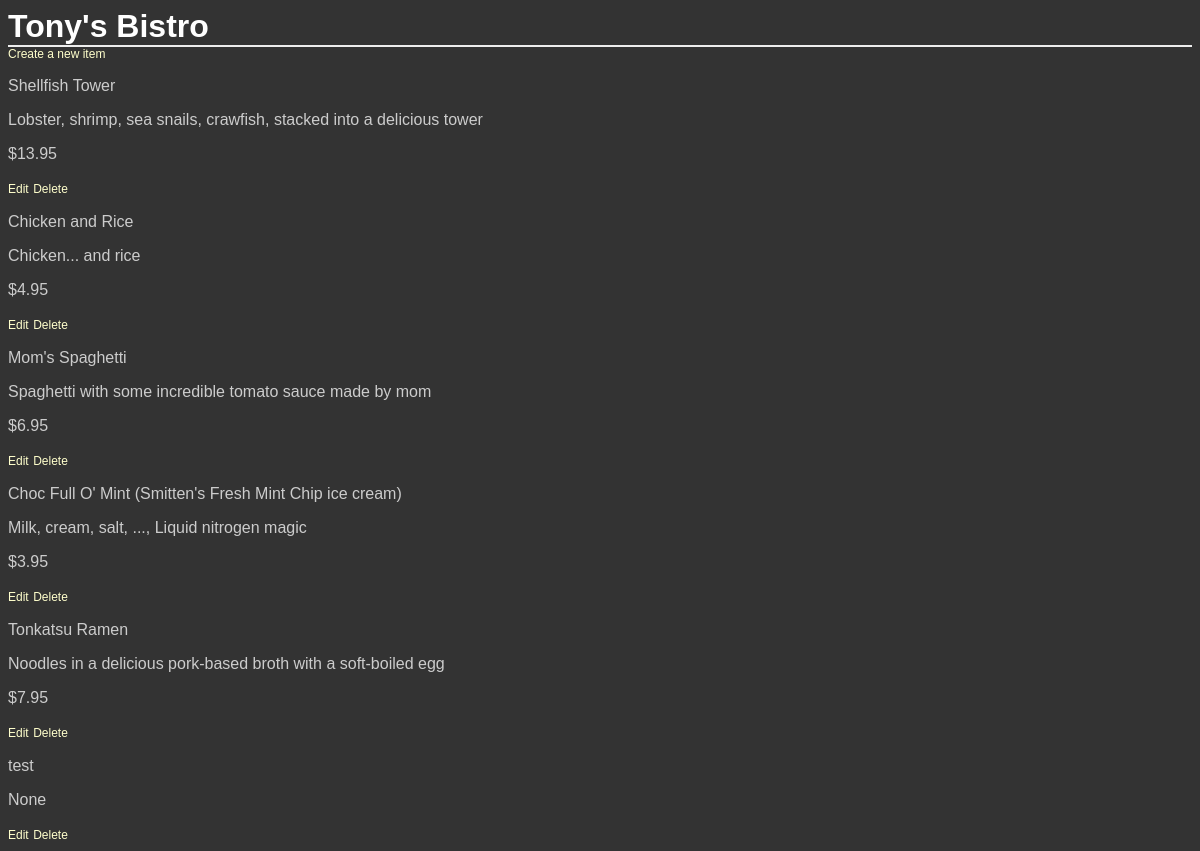
/restaurants/5/, run on the app's committed database.
### database_setup.py (models this page shows, shortened)
class Restaurant(BASE):
    __tablename__ = 'restaurant'
    name = Column(String(80), nullable=False)
    res_id = Column(Integer, primary_key=True)

class MenuItem(BASE):
    __tablename__ = 'menu_item'
    name = Column(String(80), nullable=False)
    men_id = Column(Integer, primary_key=True)
    course = Column(String(250))
    description = Column(String(250))
    price = Column(String(8))
    restaurant_id = Column(Integer, ForeignKey('restaurant.res_id'))
    restaurant = relationship(Restaurant)

### project.py (the view)
@app.route('/restaurants/<int:restaurant_id>/')
def restaurantMenu(restaurant_id):
    restaurant = session.query(Restaurant).filter_by(res_id=restaurant_id).one()
    items = session.query(MenuItem).filter_by(restaurant_id=restaurant.res_id)
    user = 'admin'
    return render_template('menu.html',restaurant=restaurant,items=items,user=user)

### templates/menu.html (shortened to what this page needs)
<html>
<head>
    <link rel=stylesheet type=text/css href="{{ url_for('static', filename='styles.css') }}">
</head>
<body>
<h1>{{restaurant.name}}</h1>
<div><a href="{{url_for('newMenuItem', restaurant_id=restaurant.res_id,)}}">Create a new item</a></div>
{% for i in items %}
<div>
<p>{{i.name}}</p>
<p>{{i.description}}</p>
<p> {{i.price}} </p>
</div>
{% if user == 'admin' %}
<a href="{{url_for('editMenuItem', restaurant_id=restaurant.res_id, menu_id=i.men_id)}}">Edit</a>
<a href="{{url_for('deleteMenuItem', restaurant_id=restaurant.res_id, menu_id=i.men_id)}}">Delete</a>
{% endif %}
{% endfor %}
</body>
</html>

### static/styles.css (style rules this page uses)
body { font-family: sans-serif; background-color: #333333 }
h1, h2, h3, h4 { color: #ffffff; }
h1, h2 { margin: 0; }
h1 { border-bottom: 2px solid #eee; }
p, dd, dt { color: #cccccc; }
a { text-decoration: none; color: #ffffcc; font-size: .75em; }

### data on the page
Restaurant: name "Tony's Bistro"
MenuItem: name "Shellfish Tower", description "Lobster, shrimp, sea snails, crawfish, stacked into a delicious tower", price "$13.95"
MenuItem: name "Chicken and Rice", description "Chicken... and rice", price "$4.95"
MenuItem: name "Mom's Spaghetti", description "Spaghetti with some incredible tomato sauce made by mom", price "$6.95"
MenuItem: name "Choc Full O' Mint (Smitten's Fresh Mint Chip ice cream)", description "Milk, cream, salt, ..., Liquid nitrogen magic", price "$3.95"
MenuItem: name "Tonkatsu Ramen", description "Noodles in a delicious pork-based broth with a soft-boiled egg", price "$7.95"
MenuItem: name "test", description "None"
